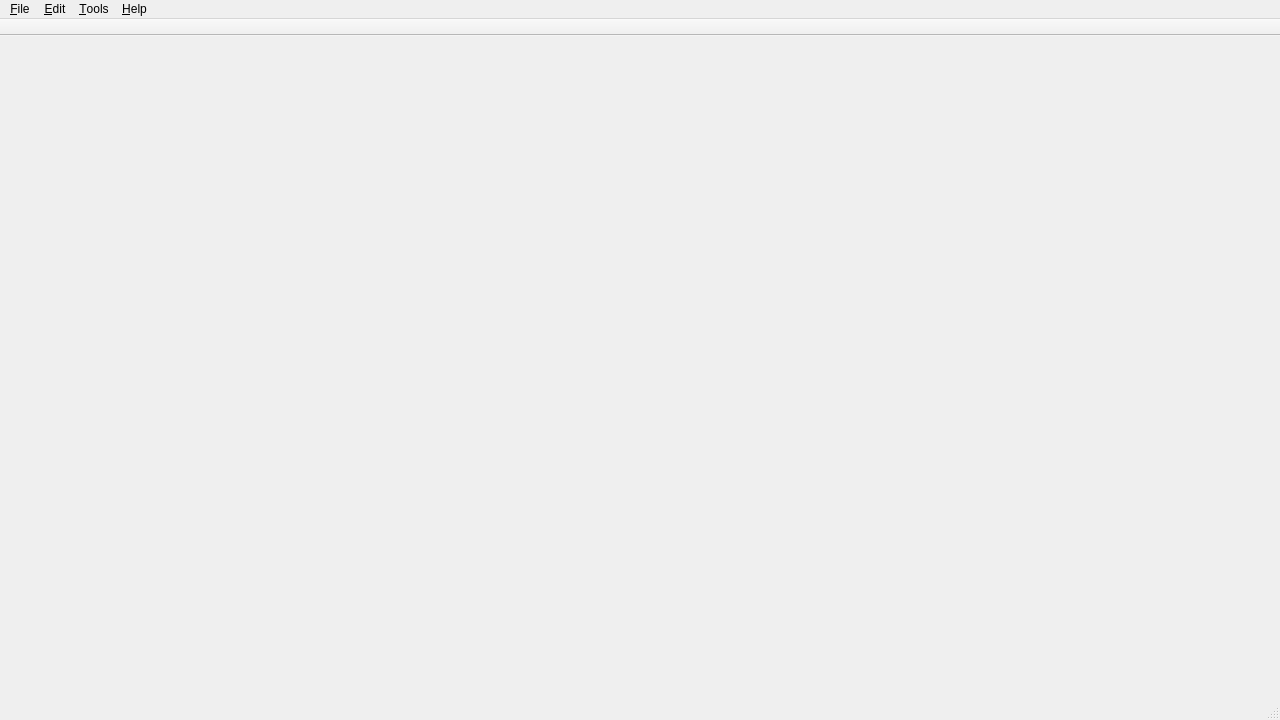
<?xml version="1.0" encoding="UTF-8"?>
<ui version="4.0">
 <class>MainWindowClass</class>
 <widget class="QMainWindow" name="MainWindowClass">
  <property name="geometry">
   <rect>
    <x>0</x>
    <y>0</y>
    <width>1280</width>
    <height>720</height>
   </rect>
  </property>
  <property name="windowTitle">
   <string>Our Super Master's Magic DBMS</string>
  </property>
  <widget class="QWidget" name="centralWidget"/>
  <widget class="QMenuBar" name="menuBar">
   <property name="geometry">
    <rect>
     <x>0</x>
     <y>0</y>
     <width>1280</width>
     <height>22</height>
    </rect>
   </property>
   <widget class="QMenu" name="menuFile">
    <property name="title">
     <string>&amp;File</string>
    </property>
    <addaction name="actionExit"/>
   </widget>
   <widget class="QMenu" name="menuEdit">
    <property name="title">
     <string>&amp;Edit</string>
    </property>
   </widget>
   <widget class="QMenu" name="menuTools">
    <property name="title">
     <string>&amp;Tools</string>
    </property>
    <addaction name="actionSettings"/>
   </widget>
   <widget class="QMenu" name="menuHelp">
    <property name="title">
     <string>&amp;Help</string>
    </property>
    <addaction name="actionAboutApplication"/>
    <addaction name="actionAboutOsmmd"/>
    <addaction name="separator"/>
    <addaction name="actionDocumentation"/>
   </widget>
   <addaction name="menuFile"/>
   <addaction name="menuEdit"/>
   <addaction name="menuTools"/>
   <addaction name="menuHelp"/>
  </widget>
  <widget class="QToolBar" name="topToolBar">
   <property name="movable">
    <bool>false</bool>
   </property>
   <property name="allowedAreas">
    <set>Qt::TopToolBarArea</set>
   </property>
   <property name="floatable">
    <bool>false</bool>
   </property>
   <attribute name="toolBarArea">
    <enum>TopToolBarArea</enum>
   </attribute>
   <attribute name="toolBarBreak">
    <bool>false</bool>
   </attribute>
  </widget>
  <widget class="QStatusBar" name="statusBar"/>
  <action name="actionAboutApplication">
   <property name="text">
    <string>About Application...</string>
   </property>
  </action>
  <action name="actionAboutOsmmd">
   <property name="text">
    <string>About Osmmd...</string>
   </property>
  </action>
  <action name="actionDocumentation">
   <property name="text">
    <string>Documentation...</string>
   </property>
  </action>
  <action name="actionSettings">
   <property name="text">
    <string>Settings...</string>
   </property>
  </action>
  <action name="actionExit">
   <property name="text">
    <string>E&amp;xit</string>
   </property>
   <property name="shortcut">
    <string>Ctrl+Q</string>
   </property>
  </action>
 </widget>
 <layoutdefault spacing="6" margin="11"/>
 <resources>
  <include location="MainWindow.qrc"/>
 </resources>
 <connections/>
</ui>
